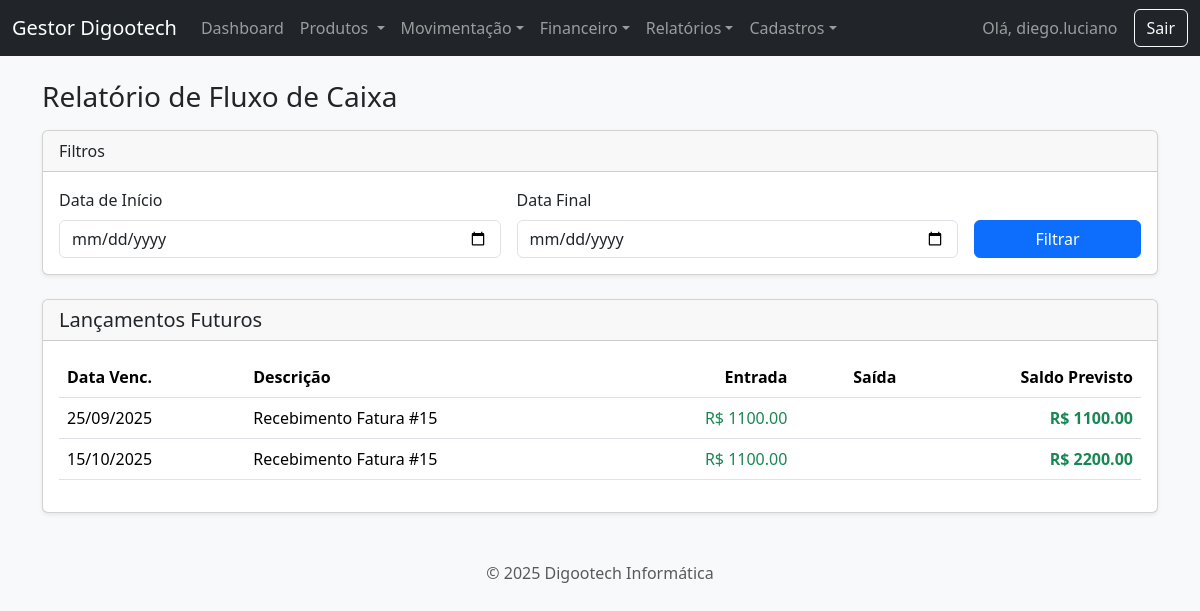
The page /relatorio/fluxo-caixa (signed in) on the database as committed earlier.
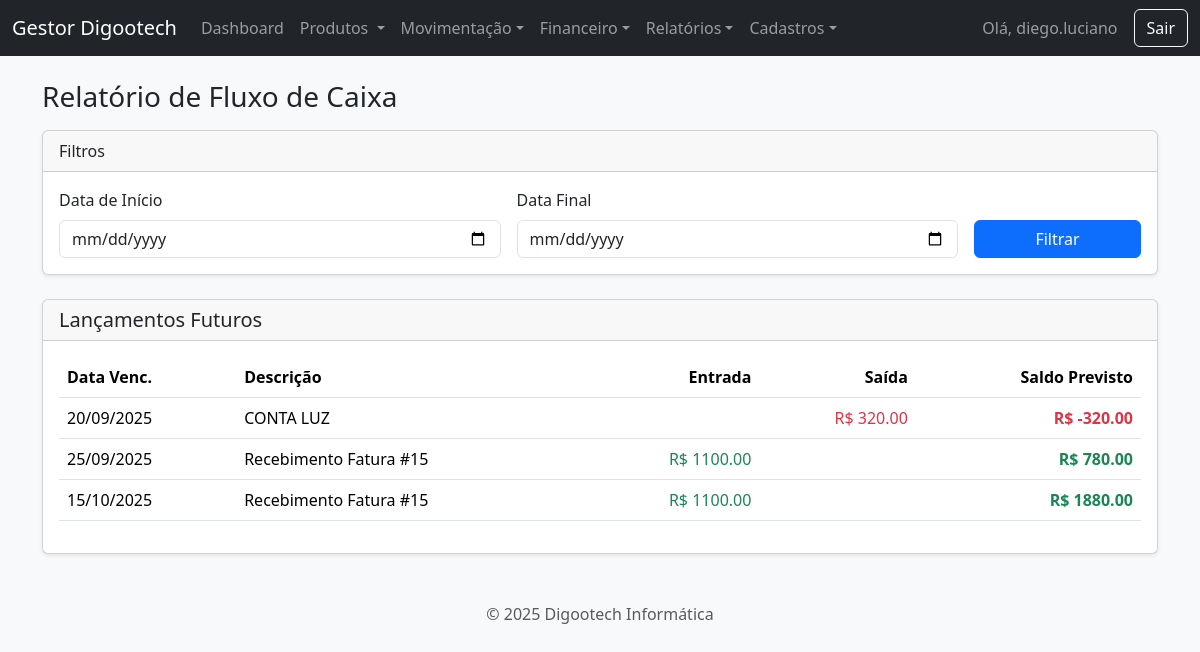
The same page on the database as committed later.
### app.py (models this page shows, shortened)
class User(UserMixin, db.Model):
    id = db.Column(db.Integer, primary_key=True)
    username = db.Column(db.String(80), unique=True, nullable=False)
    password_hash = db.Column(db.String(200), nullable=False)

class Pagamento(db.Model):
    id = db.Column(db.Integer, primary_key=True)
    faturamento_id = db.Column(db.Integer, db.ForeignKey('faturamento.id'), nullable=False)
    tipo_pagamento = db.Column(db.String(20), nullable=False)
    valor = db.Column(db.Float, nullable=False)
    data_vencimento = db.Column(db.Date, nullable=False)
    chave_pix = db.Column(db.String(100), nullable=True)
    numero_parcelas = db.Column(db.Integer, default=1)
    status = db.Column(db.String(20), default='Pendente') # Pendente ou Recebido

class ContaPagar(db.Model):
    id = db.Column(db.Integer, primary_key=True)
    descricao = db.Column(db.String(200), nullable=False)
    fornecedor_id = db.Column(db.Integer, db.ForeignKey('fornecedor.id'), nullable=True)
    valor = db.Column(db.Float, nullable=False)
    data_emissao = db.Column(db.Date, nullable=False, default=datetime.date.today)
    data_vencimento = db.Column(db.Date, nullable=False)
    status = db.Column(db.String(20), default='Pendente') # Pendente ou Pago
    fornecedor = db.relationship('Fornecedor')

### app.py (the view)
@app.route('/relatorio/fluxo-caixa')
@login_required
def relatorio_fluxo_caixa():
    data_inicio_str = request.args.get('data_inicio')
    data_fim_str = request.args.get('data_fim')
    data_inicio = datetime.datetime.strptime(data_inicio_str, '%Y-%m-%d').date() if data_inicio_str else None
    data_fim = datetime.datetime.strptime(data_fim_str, '%Y-%m-%d').date() if data_fim_str else None
    query_receber = Pagamento.query.filter(Pagamento.status == 'Pendente')
    if data_inicio:
        query_receber = query_receber.filter(Pagamento.data_vencimento >= data_inicio)
    if data_fim:
        query_receber = query_receber.filter(Pagamento.data_vencimento <= data_fim)
    contas_a_receber = query_receber.all()
    query_pagar = ContaPagar.query.filter(ContaPagar.status == 'Pendente')
    if data_inicio:
        query_pagar = query_pagar.filter(ContaPagar.data_vencimento >= data_inicio)
    if data_fim:
        query_pagar = query_pagar.filter(ContaPagar.data_vencimento <= data_fim)
    contas_a_pagar = query_pagar.all()
    lancamentos = []
    for conta in contas_a_receber:
        lancamentos.append({
            'data': conta.data_vencimento,
            'descricao': f"Recebimento Fatura #{conta.faturamento.id}",
            'entrada': conta.valor,
            'saida': 0
        })
    for conta in contas_a_pagar:
        lancamentos.append({
            'data': conta.data_vencimento,
            'descricao': conta.descricao,
            'entrada': 0,
            'saida': conta.valor
        })
    lancamentos.sort(key=lambda x: x['data'])
    saldo = 0
    for lancamento in lancamentos:
        saldo += lancamento['entrada'] - lancamento['saida']
        lancamento['saldo'] = saldo
    return render_template('fluxo_caixa.html',
                           lancamentos=lancamentos,
                           data_inicio=data_inicio_str,
                           data_fim=data_fim_str)

### app.py (called while the page is built)
@login_manager.user_loader
def load_user(user_id):
    return db.session.get(User, int(user_id))

### templates/fluxo_caixa.html
{% extends 'base.html' %}
{% block content %}
<h1 class="h3 mb-3">Relatório de Fluxo de Caixa</h1>
<div class="card shadow-sm mb-4">
    <div class="card-header">Filtros</div>
    <div class="card-body">
        <form method="GET" action="{{ url_for('relatorio_fluxo_caixa') }}">
            <div class="row align-items-end g-3">
                <div class="col-md-5">
                    <label for="data_inicio" class="form-label">Data de Início</label>
                    <input type="date" class="form-control" id="data_inicio" name="data_inicio" value="{{ data_inicio or '' }}">
                </div>
                <div class="col-md-5">
                    <label for="data_fim" class="form-label">Data Final</label>
                    <input type="date" class="form-control" id="data_fim" name="data_fim" value="{{ data_fim or '' }}">
                </div>
                <div class="col-md-2">
                    <button type="submit" class="btn btn-primary w-100">Filtrar</button>
                </div>
            </div>
        </form>
    </div>
</div>
<div class="card shadow-sm">
    <div class="card-header">
        <h2 class="h5 mb-0">Lançamentos Futuros</h2>
    </div>
    <div class="card-body">
        <table class="table table-hover">
            <thead>
                <tr>
                    <th scope="col">Data Venc.</th>
                    <th scope="col">Descrição</th>
                    <th scope="col" class="text-end">Entrada</th>
                    <th scope="col" class="text-end">Saída</th>
                    <th scope="col" class="text-end">Saldo Previsto</th>
                </tr>
            </thead>
            <tbody>
                {% for lancamento in lancamentos %}
                <tr>
                    <td>{{ lancamento.data.strftime('%d/%m/%Y') }}</td>
                    <td>{{ lancamento.descricao }}</td>
                    <td class="text-end text-success">
                        {% if lancamento.entrada > 0 %}
                            R$ {{ "%.2f"|format(lancamento.entrada) }}
                        {% endif %}
                    </td>
                    <td class="text-end text-danger">
                        {% if lancamento.saida > 0 %}
                            R$ {{ "%.2f"|format(lancamento.saida) }}
                        {% endif %}
                    </td>
                    <td class="text-end fw-bold {{ 'text-success' if lancamento.saldo >= 0 else 'text-danger' }}">
                        R$ {{ "%.2f"|format(lancamento.saldo) }}
                    </td>
                </tr>
                {% else %}
                <tr>
                    <td colspan="5" class="text-center">Nenhum lançamento pendente encontrado para o período selecionado.</td>
                </tr>
                {% endfor %}
            </tbody>
        </table>
    </div>
</div>
{% endblock %}

### templates/base.html (shortened to what this page needs)
<!DOCTYPE html>
<html lang="pt-br">
<head>
    <link href="{{ url_for('static', filename='css/bootstrap.min.css') }}" rel="stylesheet">
    <link href="https://cdn.jsdelivr.net/npm/select2@4.1.0-rc.0/dist/css/select2.min.css" rel="stylesheet" />
    <link rel="stylesheet" href="https://cdn.jsdelivr.net/npm/select2-bootstrap-5-theme@1.3.0/dist/select2-bootstrap-5-theme.min.css" />
    <link rel="stylesheet" href="{{ url_for('static', filename='style.css') }}">
</head>
<body class="bg-light {{ body_class or '' }}">
    <nav class="navbar navbar-expand-lg navbar-dark bg-dark">
        <div class="container-fluid">
            <a class="navbar-brand" href="{{ url_for('dashboard') }}">Gestor Digootech</a>
            {% if current_user.is_authenticated %}
            <div class="collapse navbar-collapse" id="navbarNav">
                <ul class="navbar-nav me-auto mb-2 mb-lg-0">
                    <li class="nav-item"><a class="nav-link" href="{{ url_for('dashboard') }}">Dashboard</a></li>
                    <li class="nav-item dropdown">
                        <a class="nav-link dropdown-toggle" href="#" role="button" data-bs-toggle="dropdown" aria-expanded="false">
                            Produtos
                        </a>
                    </li>
                    <li class="nav-item dropdown">
                        <a class="nav-link dropdown-toggle" href="#" role="button" data-bs-toggle="dropdown">Movimentação</a>
                    </li>
                     <li class="nav-item dropdown">
                        <a class="nav-link dropdown-toggle" href="#" role="button" data-bs-toggle="dropdown">Financeiro</a>
                    </li>
                    <li class="nav-item dropdown">
                        <a class="nav-link dropdown-toggle" href="#" role="button" data-bs-toggle="dropdown">Relatórios</a>
                    </li>
                    <li class="nav-item dropdown">
                        <a class="nav-link dropdown-toggle" href="#" role="button" data-bs-toggle="dropdown">Cadastros</a>
                    </li>
                </ul>
                <span class="navbar-text me-3">Olá, {{ current_user.username }}</span>
                <a href="{{ url_for('logout') }}" class="btn btn-outline-light">Sair</a>
            </div>
            {% endif %}
        </div>
    </nav>
    <main class="container mt-4">
        {% block content %}{% endblock %}
    </main>
    <footer class="text-center text-muted mt-5 mb-3">
    <p>&copy; 2025 Digootech Informática</p>
    </footer>
</body>
</html>

Rows that differ between the two databases and show on the page:
added ContaPagar: data "20/09/2025", descricao "CONTA LUZ", saida "320.00", saldo "-320.00"
computed for Pagamento (number 1 of 2 on the later page): saldo "1100.00" → "780.00"
computed for Pagamento (number 2 of 2 on the later page): saldo "2200.00" → "1880.00"
